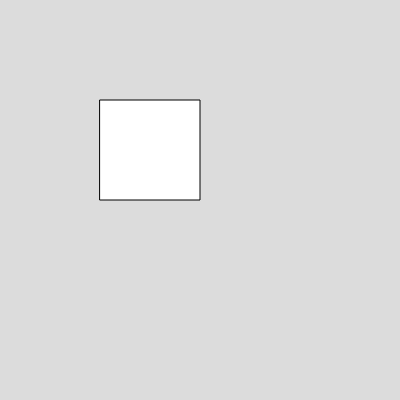
Frame 1 (no input)
Frame 60 (no input): identical to frame 1, image omitted
Frame 120 (the mouse pressed at the canvas centre since frame 60): identical to frame 1, image omitted

The p5.js sketch that drew this single still picture (run headless with seeded random() and noise() and a simulated clock; from frame 60 on, the mouse is pressed at the canvas centre):

// p5.js sketch
// ── sketch.js
function setup() {
  createCanvas(400, 400);
}

function draw() {
  background(220);
  rect(100, 100, 100)
}
// ── style.css
html, body {
  margin: 0;
  padding: 0;
  background:linear-gradient(rgb(0, 0, 0), red)
}
canvas {
  display: block;
}
